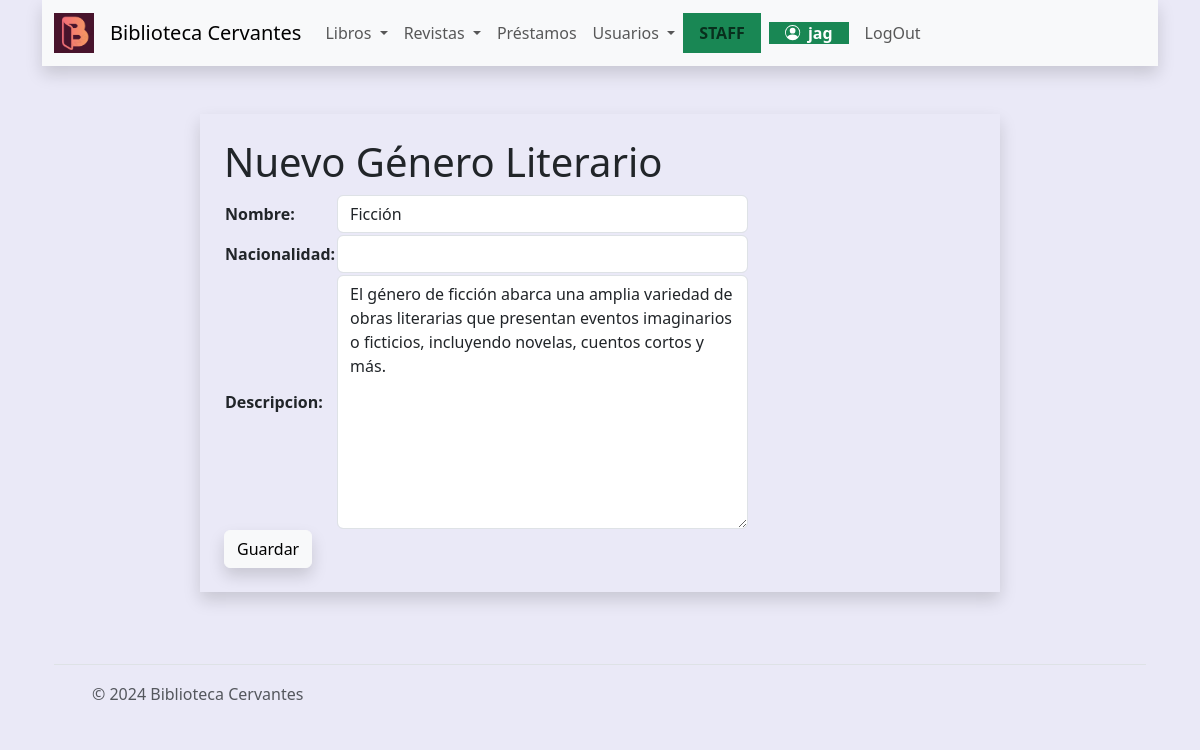
The page /libros/editargenero/1 (signed in) on the database its author committed.
### libros/models.py (models this page shows, shortened)
class Genero(models.Model):
    nombre=models.CharField(max_length=150)
    descripcion=models.TextField(max_length=250,default='', null=True, blank=True)

### libros/views.py (the view)
# urls.py: path('editargenero/<int:pk>',views.editargenero,name='editargenero'),
@login_required
def editargenero(request, pk: int):
    query=models.Genero.objects.get(id=pk)
    if request.method == 'POST':
        form = forms.LibrosCrearGenero(request.POST, instance=query)
        if form.is_valid:
            form.save()
            return redirect('libros:listargeneros')
    else:
        form = forms.LibrosCrearAutor(instance=query)
    return render(request, "libros/creargenero.html", context={"form": form})

### libros/forms.py
class LibrosCrearAutor(forms.ModelForm):
    class Meta:
        model = models.Autor
        fields = "__all__"
        widgets = {
            "nombre": forms.TextInput(attrs={"class": "form-control"}),
            "nacionalidad": forms.TextInput(attrs={"class": "form-control"}),
            "descripcion": forms.Textarea(attrs={"class": "form-control"}),
        }

### libros/templates/libros/creargenero.html (shortened to what this page needs)
{% extends 'core/base.html' %}
{% block content %}
<div class="container p-4 shadow" style="max-width: 800px;">
    <h1>Nuevo Género Literario</h1>
    <form method="post">
        <table>
            {{ form.as_table }}
        </table>
        <button type="submit" class="btn btn-light shadow">Guardar</button>
    </form>
    </div>
{% endblock content %}

### core/templates/core/components/navbar.html (shortened to what this page needs)
{% load static %}
<nav class="navbar shadow navbar-expand-lg bg-body-tertiary">
    <div class="container-fluid">
        <a class="navbar-brand" href="{% url 'core:home' %}">
            <img src= "{% static 'core/img/logo_color.png' %}" alt="BC" width="40" height="40">
        </a>
        <a class="navbar-brand" href="{% url 'core:home' %}">Biblioteca Cervantes</a>
      <div class="collapse navbar-collapse" id="navbarNavDropdown">
        <ul class="navbar-nav">
          {% if user.is_authenticated %}
          <li class="nav-item dropdown">
            <a class="nav-link dropdown-toggle" href="#" role="button" data-bs-toggle="dropdown" aria-expanded="false">
              Libros
            </a>
          </li>
          <li class="nav-item dropdown">
            <a class="nav-link dropdown-toggle" href="#" role="button" data-bs-toggle="dropdown" aria-expanded="false">
              Revistas
            </a>
          </li>
          {% if user.is_staff %}
            <li class="nav-item">
              <a class="nav-link" href="{% url 'prestamos:listarprestamos' %}">Préstamos</a>
            </li>
            <li class="nav-item dropdown">
              <a class="nav-link dropdown-toggle " href="#" role="button" data-bs-toggle="dropdown" aria-expanded="false">
                Usuarios
              </a>
            </li>
            <strong class="text-bg-success px-2">
              <span class="nav-link light"> STAFF </span>
            </strong>
          {% endif %}
          <li class="nav-item">
            <span class="nav-link"><strong class="text-bg-success px-3">
               {{ user.username }}
            </strong></span>
          </li>
          <li class="nav-item">
            <form action="{% url 'core:logout' %}" method="post">
              <input type="submit" class="nav-link" value="LogOut">
            </form>
          </li>
          {% endif %}
        </ul>
      </div>
    </div>
  </nav>

### rows shown on the page
Genero: nombre "Ficción", descripcion "El género de ficción abarca una amplia variedad de obras literarias que presentan eventos imaginarios o ficticios, incluyendo novelas, cuentos cortos y más."

### other values the page prints
{{ user.username }} "jag"
